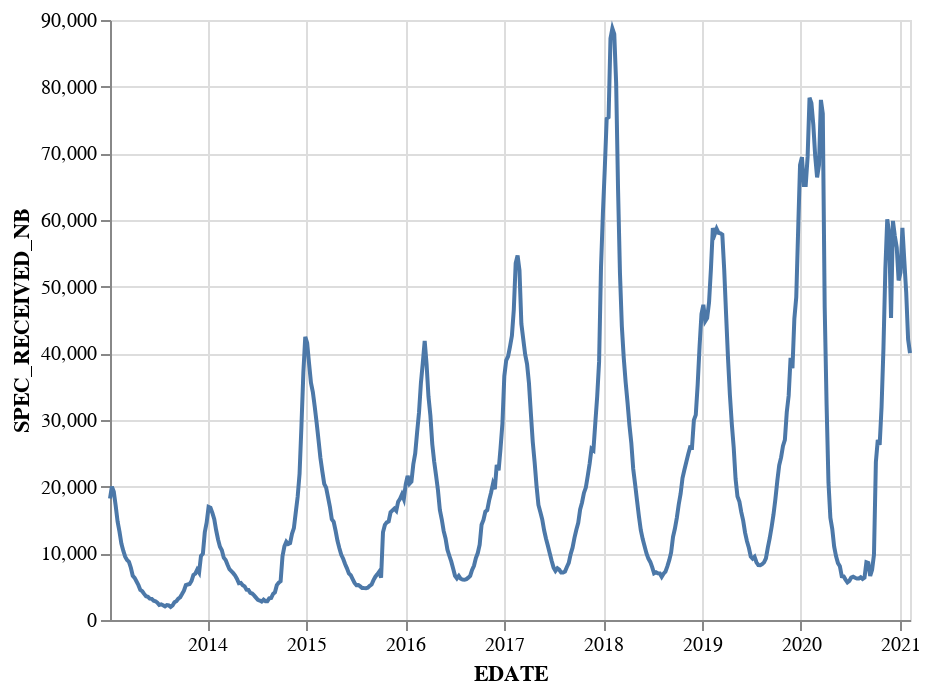

The notebook cell this image was saved under:
### Markdown cell above
### Under the hood this is what the make_realization function does

### Code cell
alt.Chart(flu_data).mark_line().encode(
    x='EDATE:T',
    y='SPEC_RECEIVED_NB'
)

### Figure 1 — Vega-Lite specification as saved in the notebook (floating-point values rounded to 4 significant figures; data arrays with more than 128 entries replaced by an {"elided": "..."} marker saying what was removed)
{"config": {"view": {"continuousWidth": 400, "continuousHeight": 300}}, "data": {"name": "data-03af46b262e956e7904a5155a1379669"}, "mark": "line", "encoding": {"x": {"type": "temporal", "field": "EDATE"}, "y": {"type": "quantitative", "field": "SPEC_RECEIVED_NB"}}, "$schema": "https://vega.github.io/schema/vega-lite/v4.8.1.json", "datasets": {"data-03af46b262e956e7904a5155a1379669": {"elided": "423 records"}}}
